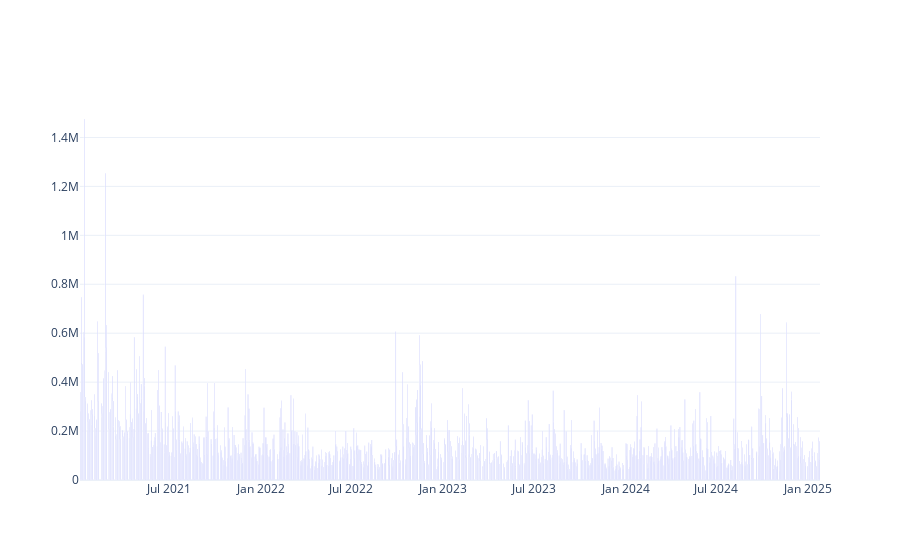

This figure's notebook cell:
### Code cell
volume = go.Bar(x=df.index, y=df["Volume"], name="Volume")
fig = go.Figure(volume)
fig.show()

### Figure 1 — Plotly figure (JSON) as saved in the notebook; plotly's stock layout.template omitted (floating-point values rounded to 4 significant figures; data arrays with more than 128 entries replaced by an {"elided": "..."} marker saying what was removed)
{"data": [{"name": "Volume", "type": "bar", "x": {"elided": "1000 str values"}, "y": {"elided": "1000 int values"}}], "layout": {}}
